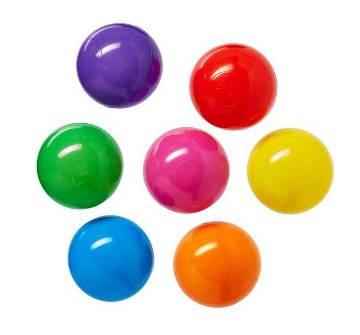
#> input picture images/color_ball_small.jpg, 360 x 335 px
$ python latihan_12.py
#> lines starting #> are read from the running program, lines starting #| are printed output that depends on the picture
import cv2
import math
import numpy as np

img = cv2.imread("../images/color_ball_small.jpg", cv2.IMREAD_GRAYSCALE)
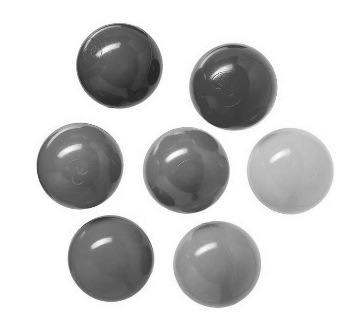
#> img: shape (335, 360); min 33, max 255, mean 207.5
img2 = img.copy()

kernel = np.array([[-2, -1, 0], [-1, 1, 1], [0, 1, 2]], np.single)
hs = np.floor(kernel.shape[0] / 2 ).astype(np.uint32)

for y in range(img.shape[0]):
    for x in range(img.shape[1]):
        tmp = 0
        for ky in range(kernel.shape[0]):
            for kx in range(kernel.shape[0]):
                py = min(max(y + ky - hs, 0), img.shape[0] - 1)
                px = min(max(x + kx - hs, 0), img.shape[0] - 1)
                tmp = tmp + img[py,px] * kernel[ky, kx]

        if(tmp > 255):
            tmp = 255
        if(tmp < 0):
            tmp = 0

        img2[y,x] = np.floor(tmp).astype(np.uint8)
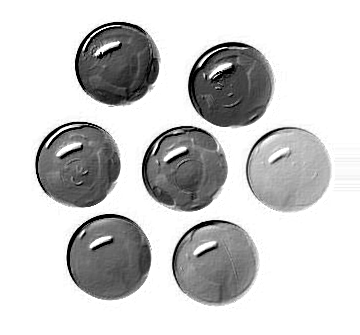
#> img2: shape (335, 360); min 0, max 255, mean 204.6

cv2.imshow("img", img)
cv2.imshow("Filtered", img2)

cv2.waitKey()
cv2.destroyAllWindows()
